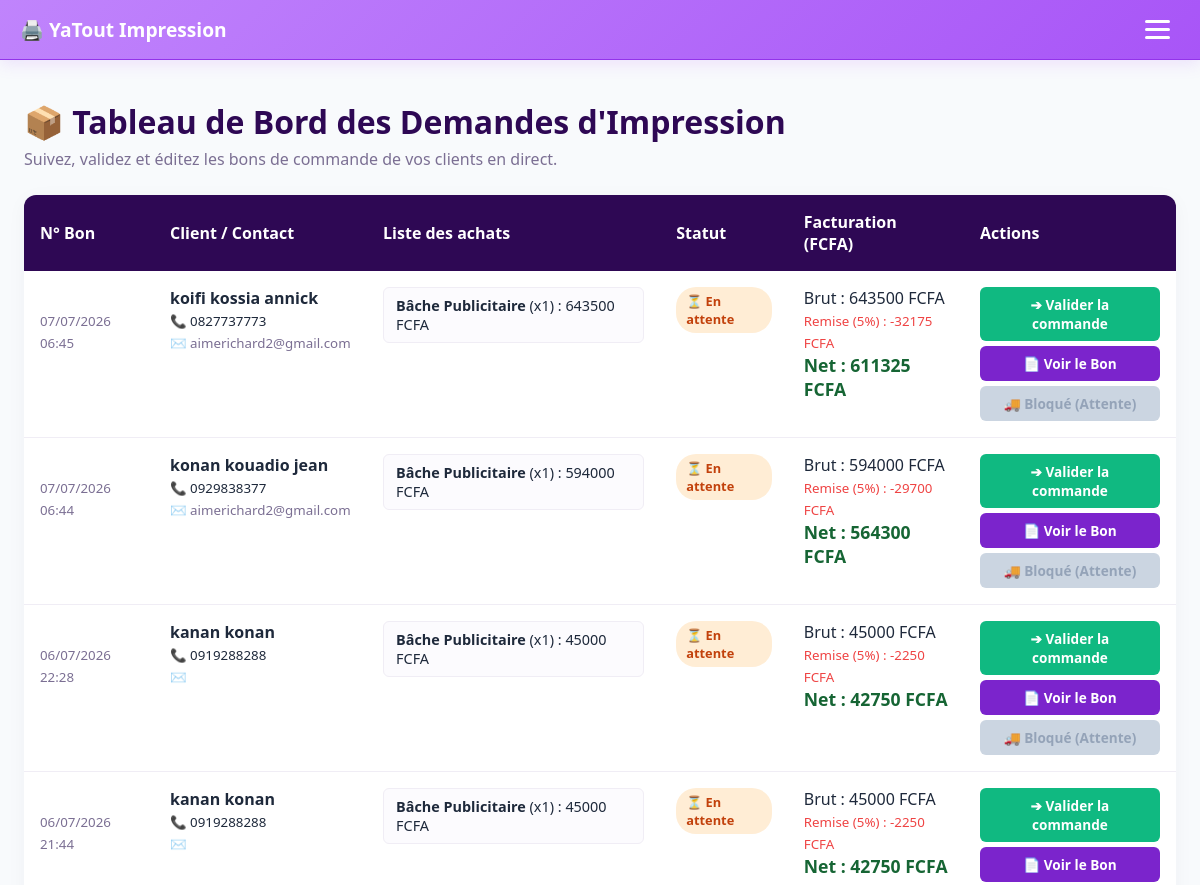
Before: /impressions/admin/commandes/ (signed in, upper part) with the older database file.
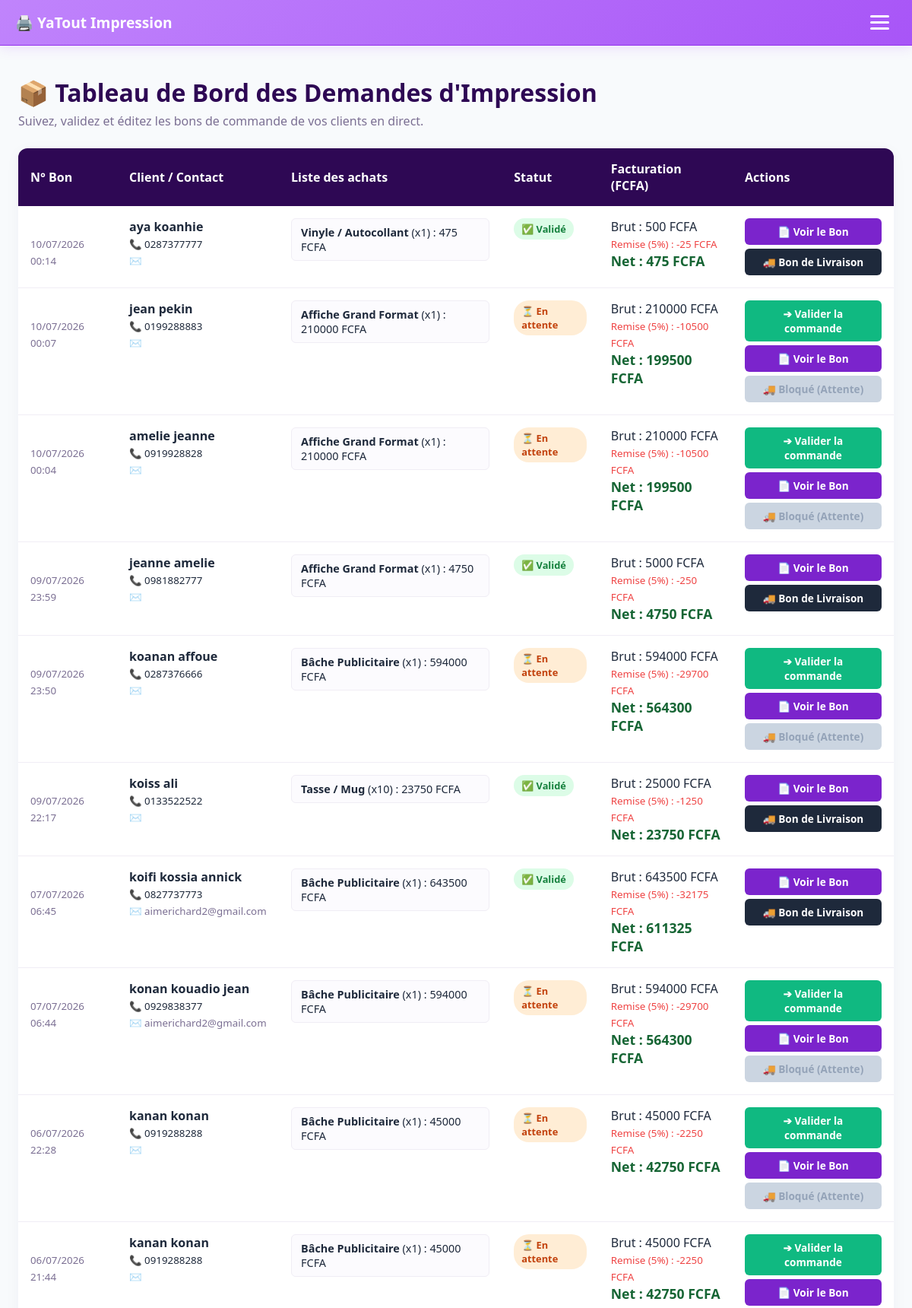
After: the same page with the newer database file.
### shop/models.py (models this page shows, shortened)
class CommandeImpression(models.Model):
    STATUT_CHOICES = [
        ('EN_ATTENTE', 'En attente'),
        ('VALIDE', 'Bon validé / En cours'),
        ('TERMINE', 'Terminé'),
    ]
    nom_client = models.CharField(max_length=100)
    email_client = models.EmailField()
    telephone = models.CharField(max_length=20)
    details_json = models.TextField(verbose_name="Détails de la commande (JSON)")
    total_brut = models.IntegerField(default=0)
    montant_remise = models.IntegerField(default=0)
    total_final = models.IntegerField(default=0)
    date_commande = models.DateTimeField(auto_now_add=True)
    statut = models.CharField(max_length=20, choices=STATUT_CHOICES, default='EN_ATTENTE')
    validee_par_client = models.BooleanField(default=False, verbose_name="Validé par le client")
    bl_genere = models.BooleanField(default=False, verbose_name="Transféré en Bon de Livraison")

### shop/views.py (the view)
# urls.py: path('impressions/admin/commandes/', views.liste_commandes_admin, name='liste_commandes_admin'),
@staff_member_required
def liste_commandes_admin(request):
    commandes = CommandeImpression.objects.all().order_by('-date_commande')
    for cmd in commandes:
        cmd.articles_liste = json.loads(cmd.details_json)
    return render(request, 'shop/admin_commandes.html', {'commandes': commandes})

### shop/templates/shop/admin_commandes.html (shortened to what this page needs)
{% extends 'shop/base.html' %}
{% block content %}
<div class="admin-container">
    <h1 class="admin-title">📦 Tableau de Bord des Demandes d'Impression</h1>
    <p class="admin-subtitle">Suivez, validez et éditez les bons de commande de vos clients en direct.</p>
    <table class="admin-table">
        <thead>
            <tr>
                <th>N° Bon</th>
                <th>Client / Contact</th>
                <th>Liste des achats</th>
                <th>Statut</th>
                <th>Facturation (FCFA)</th>
                <th>Actions</th>
            </tr>
        </thead>
        <tbody>
            {% for cmd in commandes %}
            <tr>
                <td><strong>{{ cmd.numero_bon }}</strong><br><small style="color:#7b6f93;">{{ cmd.date_commande|date:"d/m/Y H:i" }}</small></td>
                <td>
                    <strong>{{ cmd.nom_client }}</strong><br>
                    <small>📞 {{ cmd.telephone }}</small><br>
                    <small style="color:#7b6f93;">✉️ {{ cmd.email_client }}</small>
                </td>
                <td>
                    {% for art in cmd.articles_liste %}
                        <div class="article-row">
                            <b>{{ art.titre|default:"Prestation d'impression" }}</b> (x{{ art.qte|default:1 }})
                            {% if art.total %}
                                : {{ art.total }} FCFA
                            {% elif art.prix and art.qte %}
                                : {{ art.prix }} FCFA
                            {% else %}
                                : Tarif calculé
                            {% endif %}
                        </div>
                    {% empty %}
                        <small style="color:#94a3b8;">Aucun détail JSON décodé pour cette ligne.</small>
                    {% endfor %}
                </td>
                <td>
                    {% if cmd.statut == 'VALIDE' %}
                        <span class="status-badge status-valid">✅ Validé</span>
                    {% else %}
                        <span class="status-badge status-waiting">⏳ En attente</span>
                    {% endif %}
                </td>
                <td>
                    Brut : {{ cmd.total_brut }} FCFA<br>
                    <small style="color:#ef4444;">Remise (5%) : -{{ cmd.montant_remise }} FCFA</small><br>
                    <strong style="color:#166534; font-size:1.1rem;">Net : {{ cmd.total_final }} FCFA</strong>
                </td>
                <td>
                    {% if cmd.statut != 'VALIDE' %}
                        <a href="{% url 'valider_commande_impression' cmd.id %}" class="btn-action-valider">➔ Valider la commande</a><br>
                    {% endif %}
                    <a href="{% url 'voir_bon_commande' cmd.id %}" target="_blank" class="btn-action-pdf">📄 Voir le Bon</a><br>
                    {% if cmd.statut == 'VALIDE' %}
                        <a href="{% url 'voir_bon_livraison' cmd.id %}" target="_blank" class="btn-action-livraison">🚚 Bon de Livraison</a>
                    {% else %}
                        <span class="btn-action-disabled" title="Validez d'abord la commande pour débloquer le Bon de Livraison">🚚 Bloqué (Attente)</span>
                    {% endif %}
                </td>
            </tr>
            {% empty %}
            <tr>
                <td colspan="6" style="text-align:center; color:#7b6f93; padding:30px;">Aucun bon de commande reçu pour le moment.</td>
            </tr>
            {% endfor %}
        </tbody>
    </table>
</div>
{% endblock %}

Changed rows visible on the page:
added CommandeImpression: date_commande "10/07/2026 00:14", nom_client "aya koanhie", telephone "0287377777", titre "Vinyle / Autocollant", qte "1", total "475", statut "✅ Validé", total_brut "500", montant_remise "25", total_final "475"
added CommandeImpression: date_commande "10/07/2026 00:07", nom_client "jean pekin", telephone "0199288883", titre "Affiche Grand Format", qte "1", total "210000", statut "⏳ En attente", total_brut "210000", montant_remise "10500", total_final "199500"
added CommandeImpression: date_commande "10/07/2026 00:04", nom_client "amelie jeanne", telephone "0919928828", titre "Affiche Grand Format", qte "1", total "210000", statut "⏳ En attente", total_brut "210000", montant_remise "10500", total_final "199500"
added CommandeImpression: date_commande "09/07/2026 23:59", nom_client "jeanne amelie", telephone "0981882777", titre "Affiche Grand Format", qte "1", total "4750", statut "✅ Validé", total_brut "5000", montant_remise "250", total_final "4750"
added CommandeImpression: date_commande "09/07/2026 23:50", nom_client "koanan affoue", telephone "0287376666", titre "Bâche Publicitaire", qte "1", total "594000", statut "⏳ En attente", total_brut "594000", montant_remise "29700", total_final "564300"
added CommandeImpression: date_commande "09/07/2026 22:17", nom_client "koiss ali", telephone "0133522522", titre "Tasse / Mug", qte "10", total "23750", statut "✅ Validé", total_brut "25000", montant_remise "1250", total_final "23750"
changed CommandeImpression "koifi kossia annick": statut "⏳ En attente ➔ Valider la commande 🚚 Bloqué (Attente)" → "✅ Validé 🚚 Bon de Livraison"
